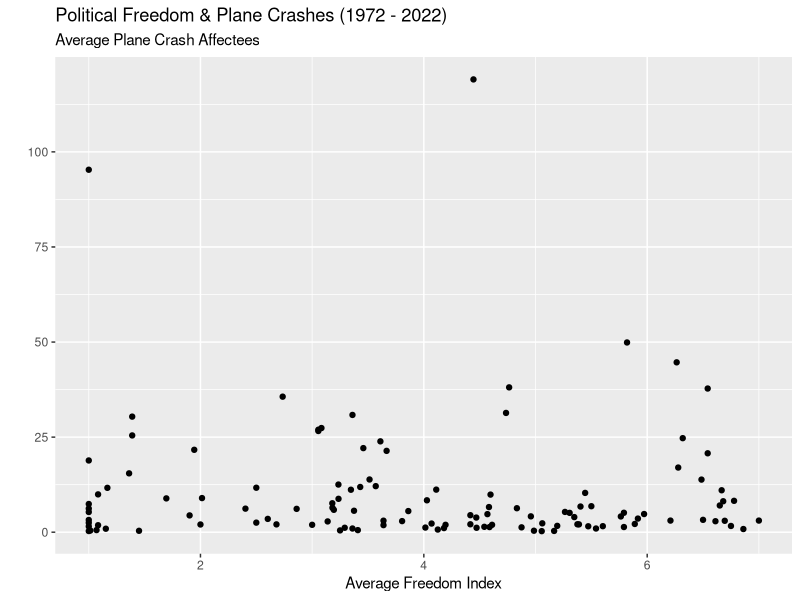
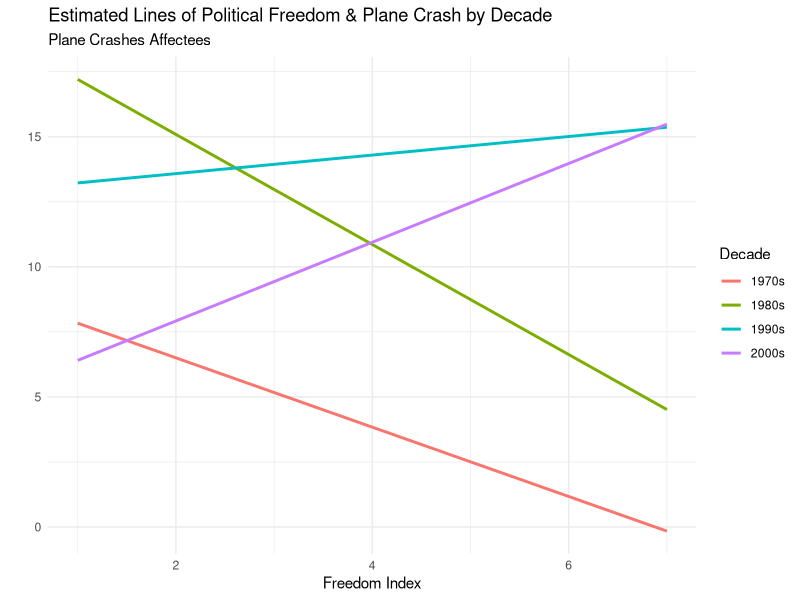
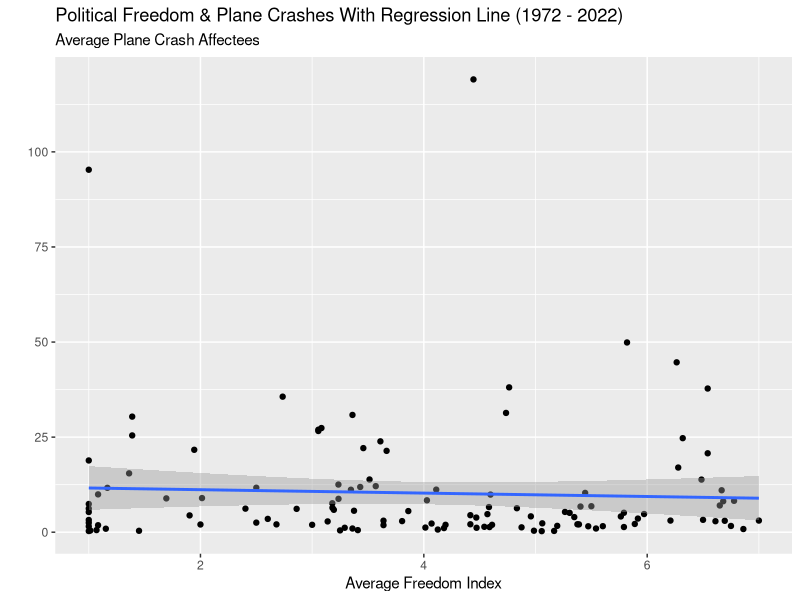
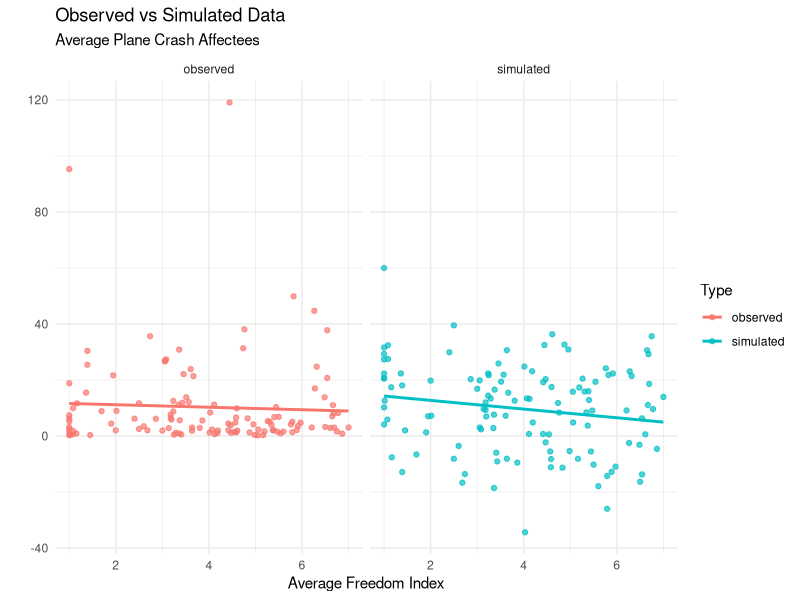
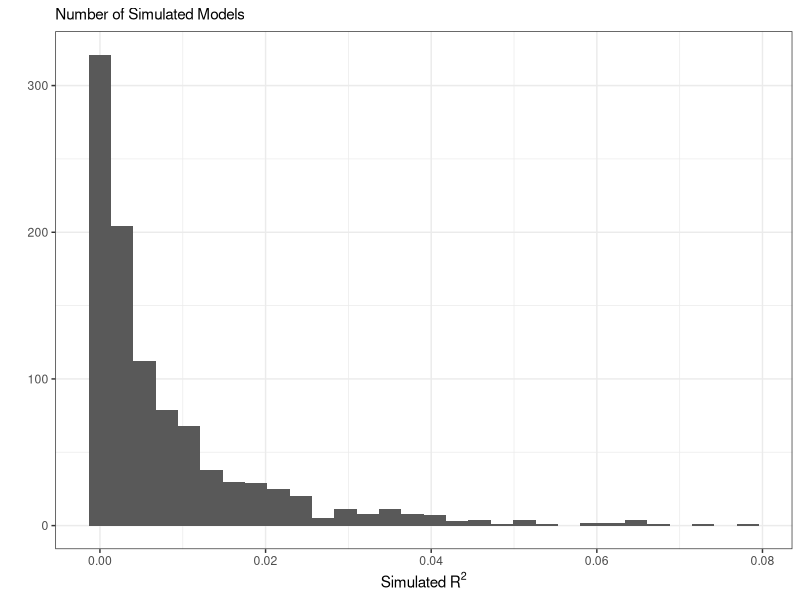

Here is the R script that generated these plots, in order:
## ---- chunk 1
library(tidyverse)
library(knitr)
library(kableExtra)
library(broom)
planeCrashAffected <- read.csv("PlaneCrashAffected_AnnualNumber.csv")
FH <- read.csv("freedix_fh.csv")
## ---- chunk 2
# 1.1 Data Cleaning

colnames(planeCrashAffected) <- str_remove(colnames(planeCrashAffected), "^X")
colnames(FH) <- str_remove(colnames(FH), "^X")

# 1.2 Pivoting Longer

PCAffectedLong <- planeCrashAffected |>
  pivot_longer(cols = -country,
               names_to = "year",
               values_to = "num_people_affected")

FHLong <- FH |>
  pivot_longer(cols = -country,
               names_to = "year",
               values_to = "FH")

# 1.3 Joining Datasets

JoinedData <- PCAffectedLong |>
  inner_join(FHLong, by = c("country", "year"))

## ---- chunk 3
# Data Visualization - Graph 1

JoinedData <- JoinedData |> 
  drop_na(FH, num_people_affected)

countryAverages <- JoinedData |>
  group_by(country) |>
  summarize(avg_FH = mean(FH, na.rm = TRUE),
            avg_people_affected = mean(num_people_affected, na.rm = TRUE))


ggplot(countryAverages,
       aes(x = avg_FH, y = avg_people_affected))+ 
  geom_point() + 
  labs(title = "Political Freedom & Plane Crashes (1972 - 2022)", 
       subtitle = "Average Plane Crash Affectees", 
       x = "Average Freedom Index", y = "")
## ---- chunk 4
# Data Visualization - Graph 2

JoinedData |>
  mutate(decade = paste0(floor(as.numeric(year) / 10) * 10, "s")) |>  
  
  ggplot(aes(x = FH, y = num_people_affected, color = as.factor(decade))) +
  geom_smooth(method = "lm", se = FALSE) +
  labs(title = "Estimated Lines of Political Freedom & Plane Crash by Decade",
       subtitle = "Plane Crashes Affectees",
       x = "Freedom Index",
       y = "",
       color = "Decade") +
  theme_minimal()


## ---- chunk 5
# Visualization 1 with Regression

ggplot(countryAverages,
       aes(x = avg_FH, y = avg_people_affected))+ 
  geom_point() + 
  geom_smooth(method = "lm") + 
  labs(title = "Political Freedom & Plane Crashes With Regression Line (1972 - 2022)", 
       subtitle = "Average Plane Crash Affectees", 
       x = "Average Freedom Index", y = "")

# Fitted Model
countryAverages_lm <- lm(avg_people_affected ~ avg_FH, data = countryAverages)
tidy_lm <- broom::tidy(countryAverages_lm)

intercept <- round(tidy_lm$estimate[1], 2)
slope <- round(tidy_lm$estimate[2], 3)
## ---- chunk 6
# Model Fit

ssresid <- var(countryAverages_lm$residuals)
ssreg <- var(countryAverages_lm$fitted.values)
sstotal <- broom::augment(countryAverages_lm) |>
  select(avg_people_affected) |>
  var()


modelfit <- c(
  "Residual" = ssresid,
  "Regression" = ssreg,
  "Response" = sstotal) |> 
  enframe(name = "Statistic", value = "Variance") |>
  mutate(Proportion = Variance / sstotal)

modelfit |>
  kable(caption = "Variability in Plane Crash Affectees") |> 
  kable_styling(bootstrap_options = c("striped", "condensed"), full_width = F)

glance_lm <- glance(countryAverages_lm)

p_value <- round(glance_lm$p.value, 3)
r_squared <- round(glance_lm$r.squared, 4)


## ---- chunk 7
#Predictive Check Simulation

set.seed(369) 
prediction <- predict(countryAverages_lm)

simValues <- prediction + rnorm(length(prediction), mean = 0, sd = sigma(countryAverages_lm))


simulation <- tibble(
  avg_FH = countryAverages$avg_FH,
  observed = countryAverages$avg_people_affected,
  simulated = simValues
)

longSimulation <- simulation |> 
  pivot_longer(cols = c("observed", "simulated"), 
               names_to = "Type", 
               values_to = "num_people_affected")

#Visualization 3
ggplot(longSimulation, aes(x = avg_FH, y = num_people_affected, color = Type)) + 
  geom_point(alpha = 0.7) + 
  geom_smooth(method = "lm", se = FALSE) + 
  facet_wrap(~Type) + 
  labs(title = "Observed vs Simulated Data",
       subtitle = "Average Plane Crash Affectees",
       x = "Average Freedom Index",
       y = "") +
  theme_minimal()
## ---- chunk 8
# R^2 Visualization

noise <- function(x, mean = 0, sd){
  x + rnorm(length(x), mean, sd)
}

sims <- map_dfc(.x = 1:1000,
                .f = ~ tibble(sim = noise(prediction, 
                                          sd = sigma(countryAverages_lm))))

colnames(sims) <- colnames(sims) |> 
  str_replace(pattern = "\\.\\.\\.",
                  replace = "_")

sims <- countryAverages |> 
  select(avg_people_affected) |> 
  bind_cols(sims)

sims_r_sq <- sims |> 
  map(~ lm(avg_people_affected ~ .x, data = sims)) |>
  map(glance) |> 
  map_dbl(~ .x$r.squared)

sims_r_sq <- sims_r_sq[names(sims_r_sq) != "avg_people_affected"]

tibble(sims = sims_r_sq) |> 
  ggplot(aes(x = sims)) + 
  geom_histogram() +
  labs(x = expression("Simulated"~ R^2),
       y = "",
       subtitle = "Number of Simulated Models") +
  theme_bw()

mean_r2 <- round(mean(sims_r_sq), 4) * 100 

# Predictive check code from course notes (Robinson, 2025)
